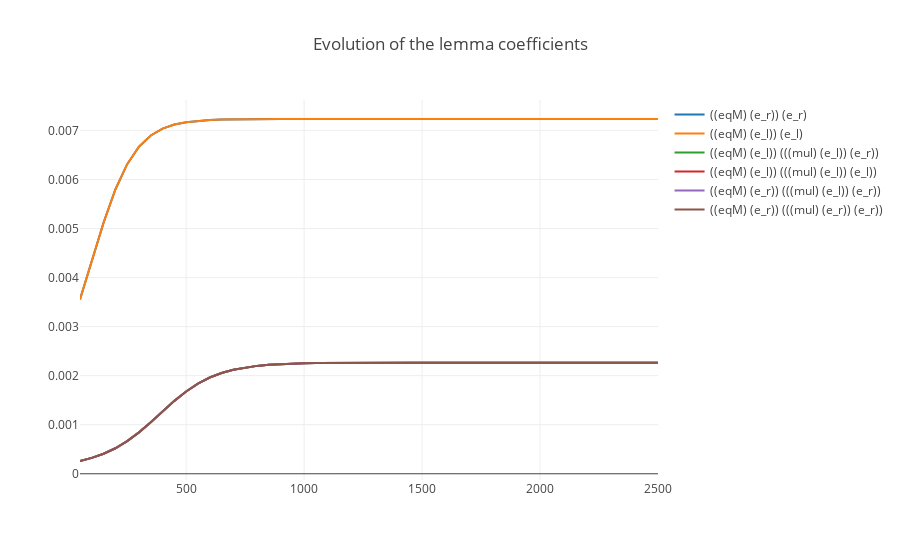

The cell this chart's notebook holds for it:
### Markdown cell above
### Plot of the evolution

### Code cell
tsdata.plot(title="Evolution of the lemma coefficients")
